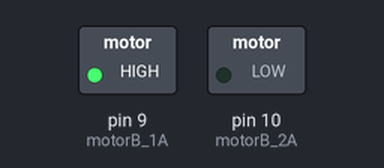
Bench run of a sketch on a simulated Arduino Uno, built with avr-gcc and run on an emulated ATmega328P. Parts: switched loads named in the sketch (green lamp = pin HIGH).

Above: at 0.1 s.
At 5.1 s:
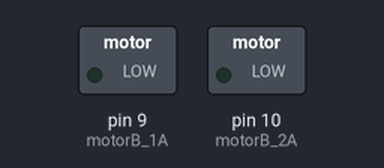
Timing chart, 0 to 6.6 s (numbered marks = the images above):
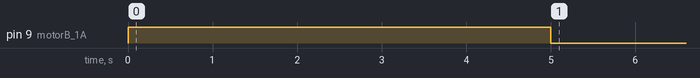

The sketch:

29-Motor.ino
```cpp
/*
  This code defines and initializes two pins for a motor and sets its speed.

  Board: Arduino Uno R4 (or R3)
  Component: Motor and L9110 motor control board
*/

// Define the motor pins
const int motorB_1A = 9;
const int motorB_2A = 10;


void setup() {

  pinMode(motorB_1A, OUTPUT);  // set motor pin 1 as output
  pinMode(motorB_2A, OUTPUT);  // set motor pin 2 as output

  analogWrite(motorB_1A, 255);  // set motor speed (0-255)
  analogWrite(motorB_2A, 0);

  delay(5000);

  analogWrite(motorB_1A, 0);
  analogWrite(motorB_2A, 0);

}

void loop() {

}
```
